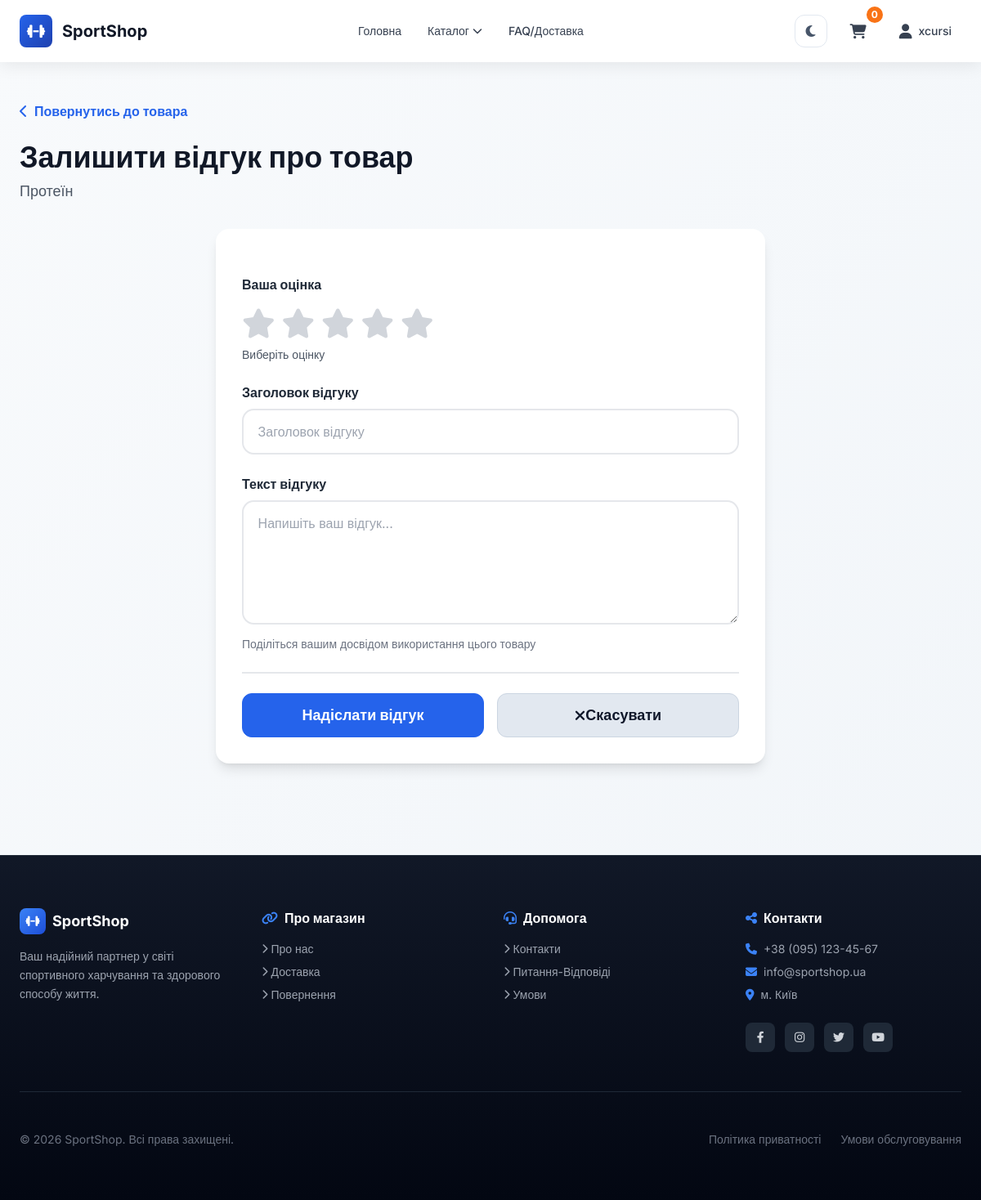
The page /product/1/review/add/ (signed in) on the database as committed earlier.
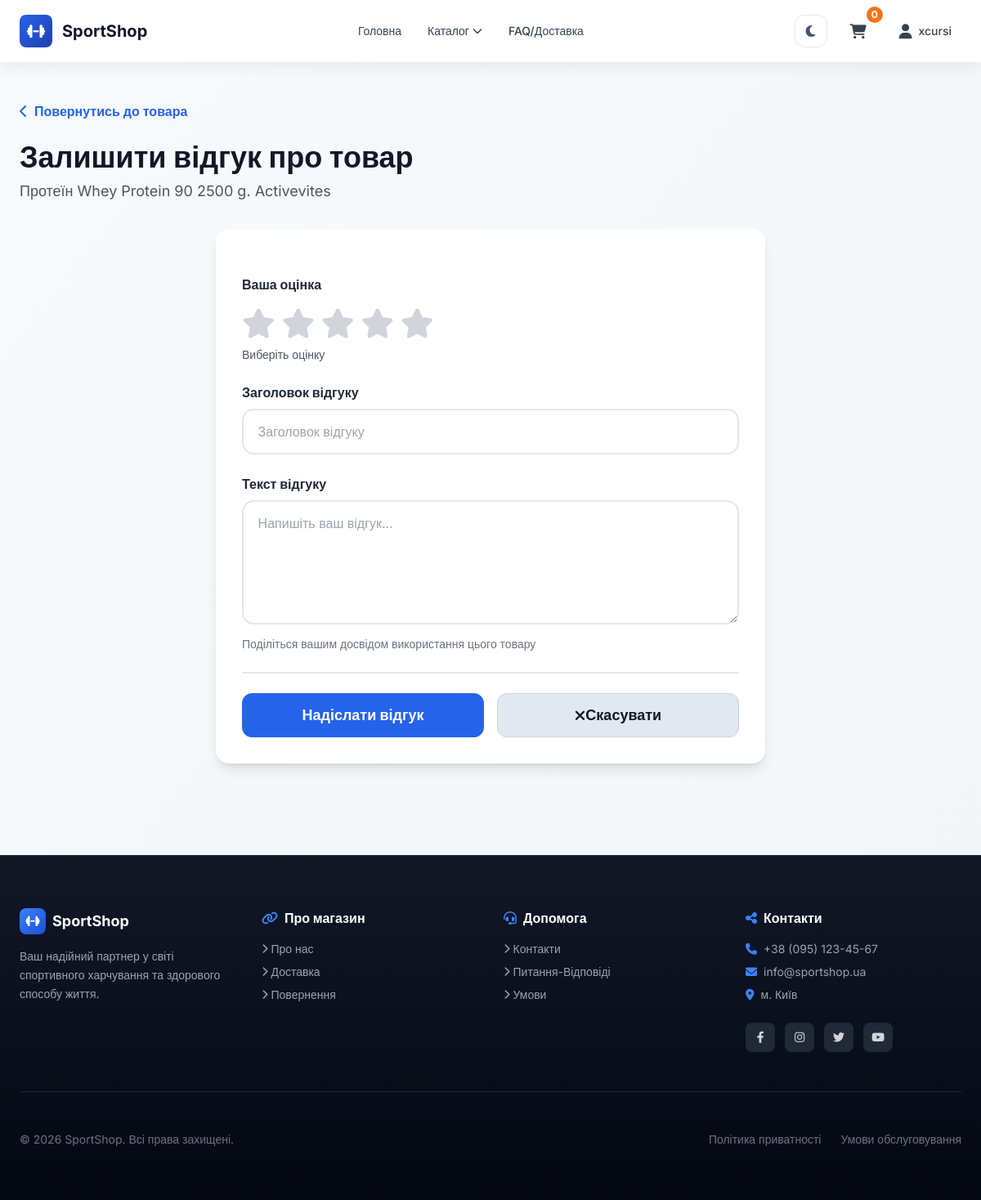
The same page on the database as committed later.
### shop/models.py (models this page shows, shortened)
class Product(models.Model):
    name = models.CharField(max_length=200)       # Назва товару
    price = models.DecimalField(max_digits=10, decimal_places=2)  # Ціна
    old_price = models.DecimalField(max_digits=10, decimal_places=2, null=True, blank=True, help_text="Стара ціна")
    stock_quantity = models.PositiveIntegerField(default=0, help_text="Кількість в наявності (використовується тільки якщо немає смаків)")
    description = models.TextField(blank=True)     # Опис
    category = models.ForeignKey(Category, on_delete=models.SET_NULL, null=True, related_name='products')  # Категорія
    created_at = models.DateTimeField(auto_now_add=True)  # Дата створення

### shop/views.py (the view)
# urls.py: path('product/<int:product_id>/review/add/', views.add_review, name='add_review'),
def add_review(request, product_id):
    product = get_object_or_404(Product, id=product_id)
    customer = request.session.get('customer_id')
    if not customer:
        return redirect('shop:login')
    customer = get_object_or_404(Customer, id=customer)
    existing_review = Review.objects.filter(product=product, customer=customer).first()
    is_edit = request.GET.get('edit') == '1' or request.method == 'POST'
    if existing_review and not is_edit:
        return redirect(f"{reverse('shop:product_detail', kwargs={'product_id': product_id})}#review-{existing_review.id}")
    if request.method == 'POST':
        form = ReviewForm(request.POST, instance=existing_review)
        if form.is_valid():
            review = form.save(commit=False)
            review.product = product
            review.customer = customer
            review.save()
            return redirect('shop:product_detail', product_id=product_id)
    else:
        form = ReviewForm(instance=existing_review)
    return render(request, 'shop/add_review.html', {
        'form': form,
        'product': product,
        'existing_review': existing_review
    })

### shop/forms.py
class ReviewForm(forms.ModelForm):
    class Meta:
        model = Review
        fields = ['rating', 'title', 'text']
        widgets = {
            'rating': forms.RadioSelect(choices=Review.RATING_CHOICES, attrs={
                'class': 'rating-input'
            }),
            'title': forms.TextInput(attrs={
                'class': 'form-control',
                'placeholder': 'Заголовок відгуку',
                'maxlength': '200'
            }),
            'text': forms.Textarea(attrs={
                'class': 'form-control',
                'placeholder': 'Напишіть ваш відгук...',
                'rows': '5',
                'maxlength': '5000'
            }),
        }

### shop/context_processors.py (called while the page is built)
def cart_count(request):
    cart = request.session.get('cart', {})
    total_count = 0
    for quantity in cart.values():
        try:
            total_count += int(quantity)
        except (TypeError, ValueError):
            continue
    return {'cart_count': total_count}

def global_categories(request):
    categories = Category.objects.filter(parent__isnull=True).prefetch_related('subcategories')
    return {'parent_categories': categories}

### shop/templates/shop/add_review.html (shortened to what this page needs)
{% extends 'shop/base.html' %}
{% block content %}
<a href="{% url 'shop:product_detail' product.id %}" class="back-link text-blue-600 font-semibold mb-6 inline-flex items-center gap-2 hover:gap-3">
    <i class="fas fa-chevron-left"></i> Повернутись до товара
</a>
<div class="mb-8 fade-in-up">
    <h1 class="text-3xl sm:text-4xl font-bold text-gray-900 mb-2">
        {% if existing_review %}
            Редагувати відгук
        {% else %}
            Залишити відгук про товар
        {% endif %}
    </h1>
    <p class="text-gray-600 text-lg">{{ product.name }}</p>
</div>
<div class="review-form-page max-w-2xl mx-auto bg-white rounded-2xl shadow-lg p-8 fade-in-up">
    <form method="post" class="space-y-6">
        <div class="form-group">
            <label class="font-bold text-gray-800 mb-4 block">Ваша оцінка</label>
            <div class="flex gap-2 mb-2">
                {% for i in "12345" %}
                    <label class="cursor-pointer rating-star" data-rating="{{ i }}">
                        <i class="fas fa-star text-4xl text-gray-300 hover:text-yellow-400 transition" id="star-{{ i }}"></i>
                    </label>
                {% endfor %}
            </div>
            <p class="text-gray-600 text-sm" id="rating-label">Виберіть оцінку</p>
        </div>
        <div class="form-group">
            <label for="{{ form.title.id_for_label }}" class="font-bold text-gray-800 mb-2 block">Заголовок відгуку</label>
            {{ form.title }}
        </div>
        <div class="form-group">
            <label for="{{ form.text.id_for_label }}" class="font-bold text-gray-800 mb-2 block">Текст відгуку</label>
            {{ form.text }}
            <p class="text-gray-500 text-sm mt-2">Поділіться вашим досвідом використання цього товару</p>
        </div>
        <div class="flex gap-4 pt-6 border-t-2 border-gray-200">
            <button type="submit" class="btn btn-primary flex-1 py-3 text-lg font-bold">
                {% if existing_review %}
                    Оновити відгук
                {% else %}
                    Надіслати відгук
                {% endif %}
            </button>
            <a href="{% url 'shop:product_detail' product.id %}" class="btn btn-secondary flex-1 py-3 text-lg font-bold">
                <i class="fas fa-times"></i> Скасувати
            </a>
        </div>
    </form>
</div>
{% endblock %}

Rows that differ between the two databases and show on the page:
changed Product: name "Протеїн" → "Протеїн Whey Protein 90 2500 g. Activevites"
